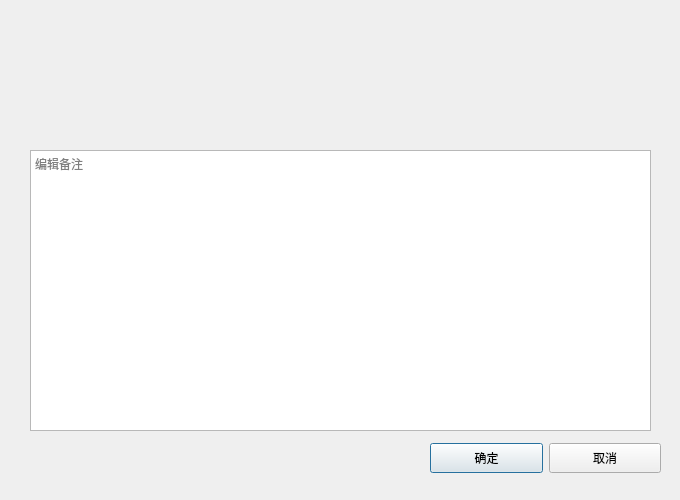
<?xml version="1.0" encoding="UTF-8"?>
<ui version="4.0">
 <class>newGroupDialog</class>
 <widget class="QDialog" name="newGroupDialog">
  <property name="geometry">
   <rect>
    <x>0</x>
    <y>0</y>
    <width>680</width>
    <height>500</height>
   </rect>
  </property>
  <property name="minimumSize">
   <size>
    <width>680</width>
    <height>500</height>
   </size>
  </property>
  <property name="maximumSize">
   <size>
    <width>680</width>
    <height>500</height>
   </size>
  </property>
  <property name="windowTitle">
   <string>Dialog</string>
  </property>
  <widget class="QFrame" name="frame">
   <property name="geometry">
    <rect>
     <x>10</x>
     <y>10</y>
     <width>661</width>
     <height>481</height>
    </rect>
   </property>
   <property name="styleSheet">
    <string notr="true">border:0px;
border-radius:10px;</string>
   </property>
   <property name="frameShape">
    <enum>QFrame::StyledPanel</enum>
   </property>
   <property name="frameShadow">
    <enum>QFrame::Raised</enum>
   </property>
  </widget>
  <widget class="QTextEdit" name="describe">
   <property name="geometry">
    <rect>
     <x>30</x>
     <y>150</y>
     <width>621</width>
     <height>281</height>
    </rect>
   </property>
   <property name="placeholderText">
    <string>编辑备注</string>
   </property>
  </widget>
  <widget class="QWidget" name="layoutWidget">
   <property name="geometry">
    <rect>
     <x>30</x>
     <y>80</y>
     <width>621</width>
     <height>41</height>
    </rect>
   </property>
   <layout class="QHBoxLayout" name="horizontalLayout">
    <item>
     <layout class="QVBoxLayout" name="groupNameLayout"/>
    </item>
    <item>
     <layout class="QVBoxLayout" name="groupTypeLayout"/>
    </item>
   </layout>
  </widget>
  <widget class="QWidget" name="layoutWidget_13">
   <property name="geometry">
    <rect>
     <x>430</x>
     <y>440</y>
     <width>231</width>
     <height>37</height>
    </rect>
   </property>
   <layout class="QHBoxLayout" name="confirmLayout">
    <item>
     <widget class="QPushButton" name="confirm">
      <property name="minimumSize">
       <size>
        <width>0</width>
        <height>30</height>
       </size>
      </property>
      <property name="text">
       <string>确定</string>
      </property>
     </widget>
    </item>
    <item>
     <widget class="QPushButton" name="cancel">
      <property name="minimumSize">
       <size>
        <width>0</width>
        <height>30</height>
       </size>
      </property>
      <property name="text">
       <string>取消</string>
      </property>
     </widget>
    </item>
   </layout>
  </widget>
 </widget>
 <resources/>
 <connections/>
</ui>
